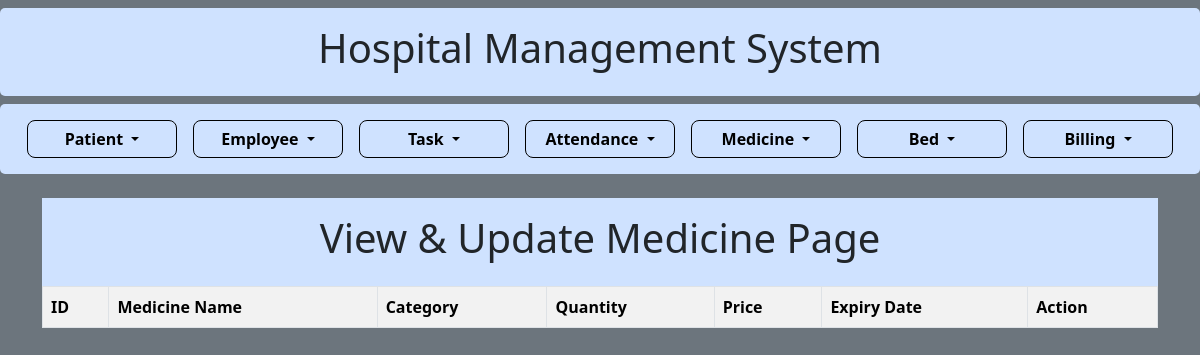
/view_update_medicine, run on an earlier commit of the app's database.
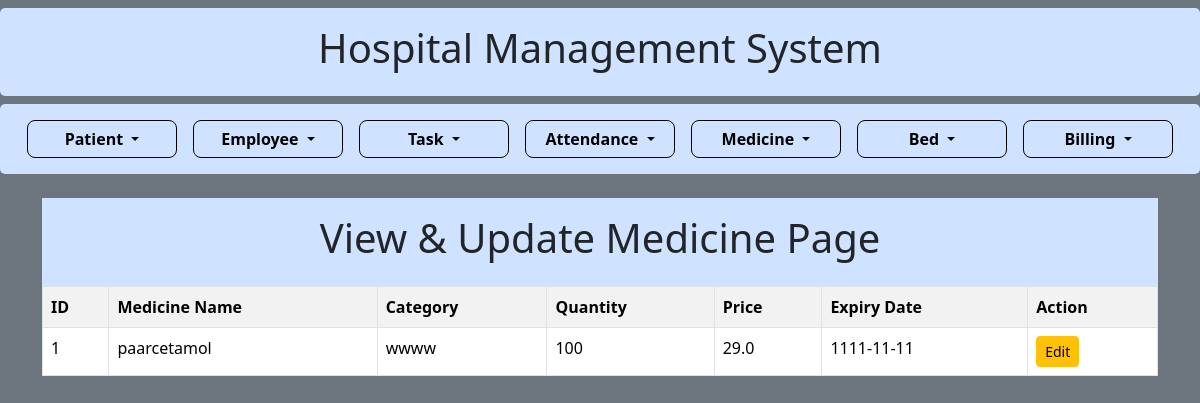
And on a later commit of the database.
### models/models_medicine.py (models this page shows)
class Medicine(db.Model):
    id = db.Column(db.Integer, primary_key=True)
    medicine_name = db.Column(db.String(100))
    category = db.Column(db.String(100))
    quantity = db.Column(db.Integer)
    price = db.Column(db.Float)
    expiry_date = db.Column(db.String(20))

### routes/routes_medicine.py (the view)
@medicine_bp.route('/view_update_medicine')
def view_update_medicine():
    return render_template("view_update_medicine.html", medicines=Medicine.query.all())

### templates/view_update_medicine.html (shortened to what this page needs)
{% extends "base.html" %}
{% block content %}
<div class="container-fluid mt-2 p-3 bg-primary-subtle text-dark">
    <h1 class="text-center">View & Update Medicine Page</h1>
</div>
<table class="table table-bordered table-striped">
    <tr>
        <th>ID</th>
        <th>Medicine Name</th>
        <th>Category</th>
        <th>Quantity</th>
        <th>Price</th>
        <th>Expiry Date</th>
        <th>Action</th>
    </tr>
    {% for medicine in medicines %}
    <tr>
        <td>{{ medicine.id }}</td>
        <td>{{ medicine.medicine_name }}</td>
        <td>{{ medicine.category }}</td>
        <td>{{ medicine.quantity }}</td>
        <td>{{ medicine.price }}</td>
        <td>{{ medicine.expiry_date }}</td>
        <td>
            <a href="{{ url_for('medicine.edit_medicine', id=medicine.id) }}" class="btn btn-warning btn-sm">Edit</a>
        </td>
    </tr>
    {% endfor %}
</table>
{% endblock %}

What changed in the data, as far as the page shows it:
added Medicine: id "1", medicine_name "paarcetamol", category "wwww", quantity "100", price "29.0", expiry_date "1111-11-11"
